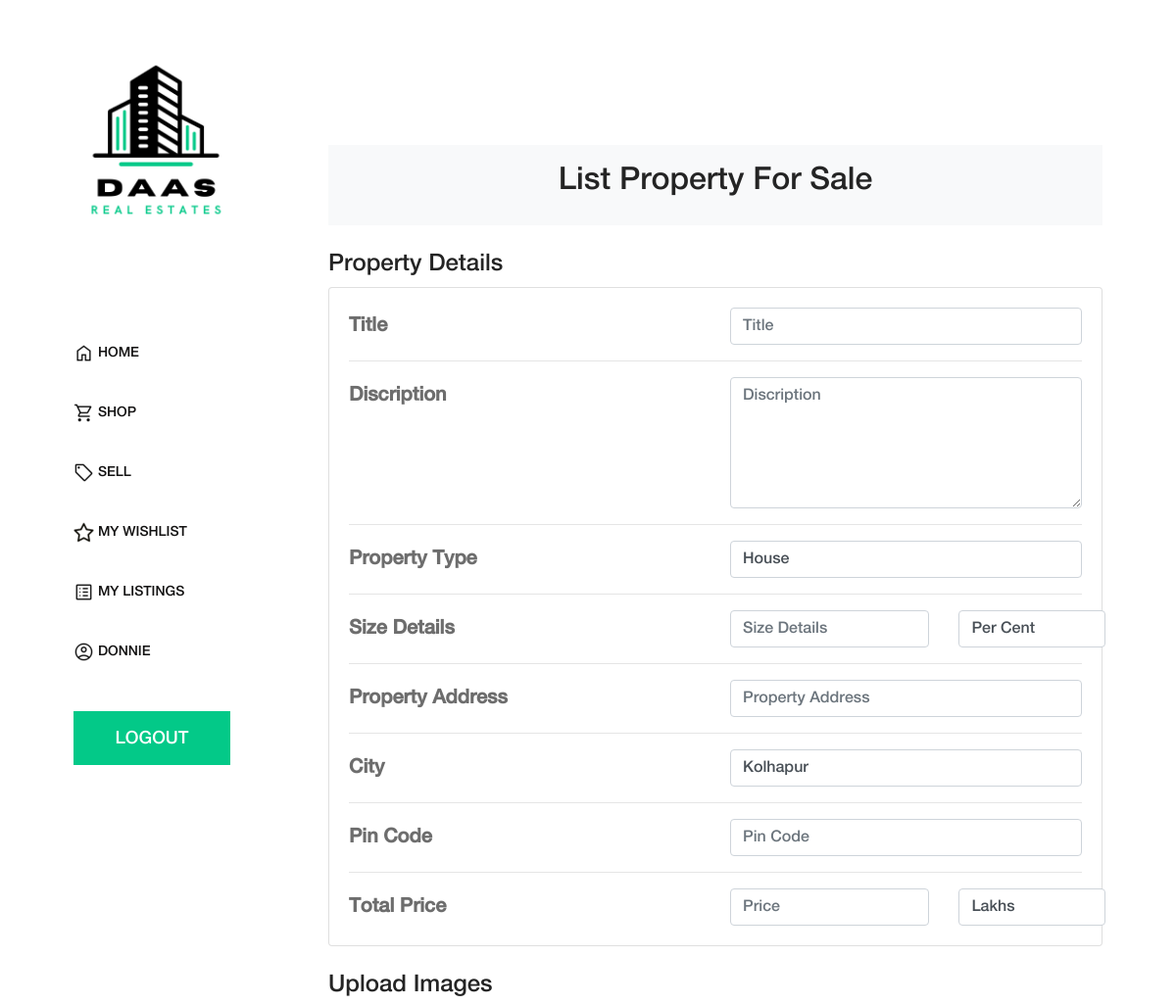
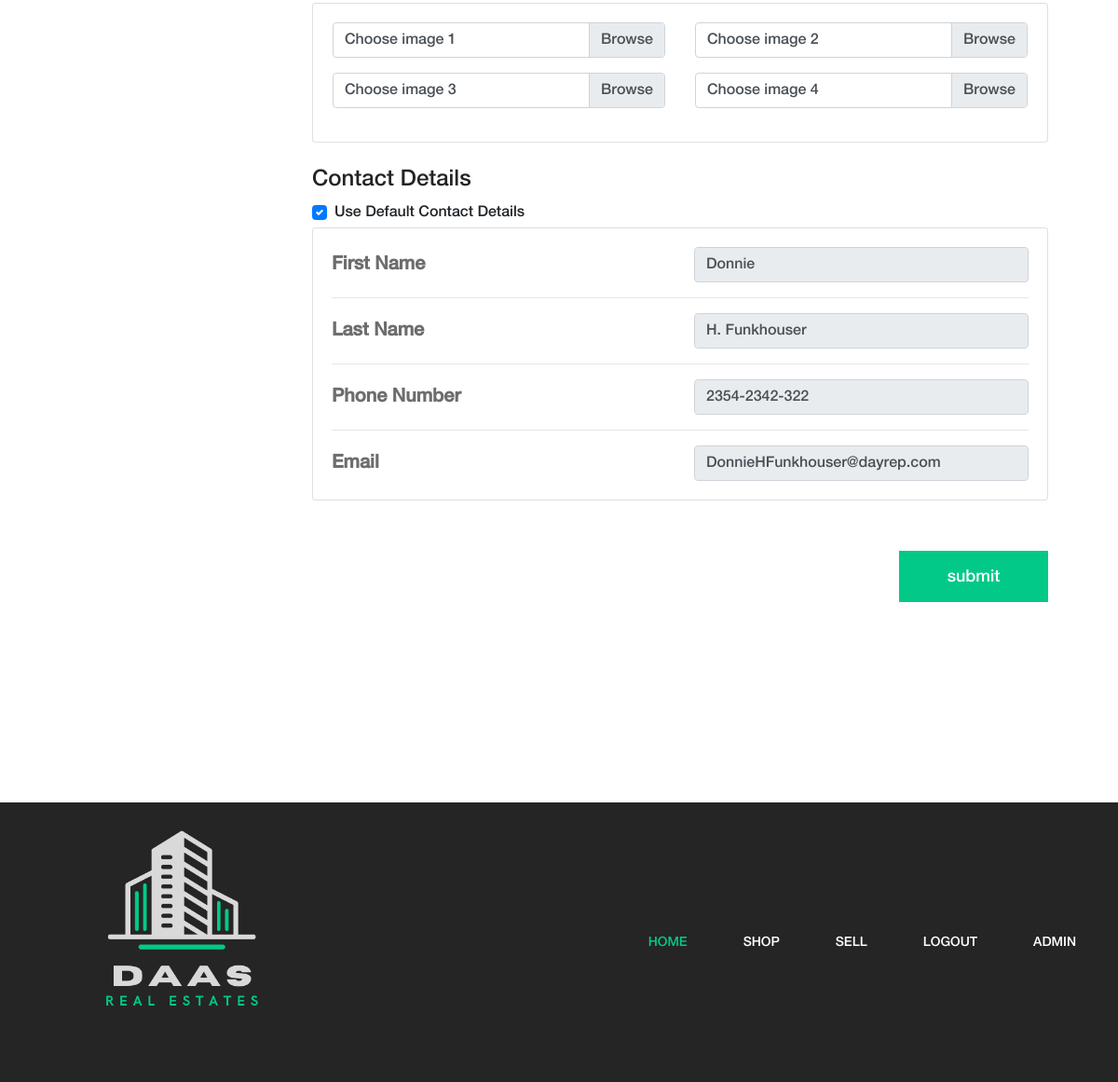
Page /sell.php (signed in) on the committed database (2 pictures, top to bottom).
### tables this page shows
CREATE TABLE `users_tbl` (
  `userid` int(11) NOT NULL,
  `firstname` varchar(50) NOT NULL,
  `lastname` varchar(50) NOT NULL,
  `password` varchar(50) NOT NULL,
  `email` varchar(100) NOT NULL,
  `phoneno` varchar(100) NOT NULL,
  `address` varchar(250) NOT NULL,
  `city` int(11) NOT NULL,
  `state` int(11) NOT NULL,
  `pincode` varchar(15) NOT NULL
);

### sell.php (the view, shortened to what this page needs)
<?php include("header.php"); ?>
<?php
include("connection.php");
if (!isset($_SESSION["userid"])) {
  header("location: login.php");
} else {
  $userid = $_SESSION["userid"];
}
$title = "";
$discription = "";
$size = "";
$property_address = "";
$pin = "";
$price = "";
$email = "";
$phoneno = "";
$fname = "";
$lname = "";
$query1 = "SELECT firstname,lastname,email,phoneno FROM users_tbl WHERE userid='$userid';";
$result = mysqli_query($conn, $query1);
if ($result->num_rows > 0) {
  $row = mysqli_fetch_row($result);
  $fname = $row[0];
  $lname = $row[1];
  $email = $row[2];
  $phoneno = $row[3];
}
?>
<div class="cart-table-area section-padding-100">
  <section>
    <div class="container py-5">
      <div class="row">
        <div class="col">
          <nav aria-label="breadcrumb" class="bg-light rounded-3 p-3 mb-4">
            <h2 class="text-center">List Property For Sale</h2>
          </nav>
        </div>
      </div>
      <form action="sell.php" method="post" enctype="multipart/form-data">
        <h4>Property Details</h4>
        <div class="col-188">
          <div class="card mb-4">
            <div class="card-body">
              <div class="row">
                <div class="col-sm">
                  <p class="mb-0"><b>Title</b></p>
                </div>
                <div class="col-sm">
                  <input type="text" class="form-control" id="title" value="<?php echo $title ?>" name="title" placeholder="Title" required>
                </div>
              </div>
              <hr>
              <div class="row">
                <div class="col-sm">
                  <p class="mb-0"><b>Discription</b></p>
                </div>
                <div class="col-sm">
                  <textarea type="textbox" class="form-control" id="discription" cols="30" rows="5" name="discription" placeholder="Discription" value="<?php echo $discription ?>"></textarea>
                </div>
              </div>
              <hr>
              <div class="row">
                <div class="col-sm">
                  <p class="mb-0"><b>Property Type</b></p>
                </div>
                <div class="col-sm">
                </div>
              </div>
              <hr>
              <div class="row">
                <div class="col-sm">
                  <p class="mb-0"><b>Size Details</b></p>
                </div>
                <div class="col-sm" style="max-width: 30%;">
                  <input type="number" class="form-control" id="size" placeholder="Size Details" name="size" value="<?php echo $size ?>" required>
                </div>
                <div class="col-sm" style="max-width: 20%;">
                </div>
              </div>
              <hr>
              <div class="row">
                <div class="col-sm">
                  <p class="mb-0"><b>Property Address</b></p>
                </div>
                <div class="col-sm">
                  <input type="text" class="form-control" id="property_address" placeholder="Property Address" name="address" value="<?php echo $property_address ?>" required>
                </div>
              </div>
              <hr>
              <div class="row">
                <div class="col-sm">
                  <p class="mb-0"><b>City</b></p>
                </div>
                <div class="col-sm">
                </div>
              </div>
              <hr>
              <div class="row">
                <div class="col-sm">
                  <p class="mb-0"><b>Pin Code</b></p>
                </div>
                <div class="col-sm">
                  <input type="text" class="form-control" id="zipCode" placeholder="Pin Code" value="<?php echo $pin ?>" name="pin" required>
                </div>
              </div>
              <hr>
              <div class="row">
                <div class="col-sm">
                  <p class="mb-0"><b>Total Price</b></p>
                </div>
                <div class="col-sm" style="max-width: 30%;">
                  <input type="number" class="form-control" id="price" step="any" value="<?php echo $price ?>" placeholder="Price" name="price" required>
                </div>
                <div class="col-sm" style="max-width: 20%;">
                </div>
              </div>
            </div>
          </div>
          <h4>Upload Images</h4>
          <div class="col-188">
            <div class="card mb-4">
              <div class="card-body">
                <?php for ($j = 1; $j <= 4; $j++) { ?>
                  <div class="row mb-3">
                    <div class="col-sm custom-file mx-3">
                      <label class="custom-file-label" for="<?php echo "constomfile" . $j ?>">Choose image <?php echo $j ?></label>
                    </div>
                    <div class="col-sm custom-file mx-3">
                      <input type="file" class="custom-file-input" id="<?php echo "constomfile" . ++$j ?>" name="<?php echo "img" . $j ?>" required>
                      <label class="custom-file-label" for="<?php echo "constomfile" . $j ?>">Choose image <?php echo $j ?></label>
                    </div>
                  </div>
                <?php } ?>
              </div>
            </div>
          </div>
          <h4>Contact Details</h4>
          <div class="custom-control custom-checkbox mb-1">
            <label class="custom-control-label" for="contactcb">Use Default Contact Details</label>
          </div>
          <div class="col-188">
            <div class="card mb-4">
              <div class="card-body">
                <div class="row">
                  <div class="col-sm">
                    <p class="mb-0"><b>First Name</b></p>
                  </div>
                  <div class="col-sm">
                    <input type="text" class="form-control contactfill" id="first_name" name="fname" value="<?php echo $fname ?>" placeholder="First Name">
                  </div>
                </div>
                <hr>
                <div class="row">
                  <div class="col-sm">
                    <p class="mb-0"><b>Last Name</b></p>
                  </div>
                  <div class="col-sm">
                    <input type="text" class="form-control contactfill" id="last_name" name="lname" value="<?php echo $lname ?>" placeholder="Last Name">
                  </div>
                </div>
                <hr>
                <div class="row">
                  <div class="col-sm">
                    <p class="mb-0"><b>Phone Number</b></p>
                  </div>
                  <div class="col-sm">
                    <input type="text" class="form-control contactfill" id="phone_number" min="0" placeholder="Phone No" name="phoneno" value="<?php echo $phoneno ?>">
                  </div>
                </div>
                <hr>
                <div class="row">
                  <div class="col-sm">
                    <p class="mb-0"><b>Email</b></p>
                  </div>
                  <div class="col-sm">
                    <input type="email" class="form-control contactfill" id="email" placeholder="Email" name="email" value="<?php echo $email ?>">
                  </div>
                </div>
              </div>
            </div>
          </div>
        </div>
        <div class="amado-btn-group mt-30 mb-100 float-right">
          <input type="submit" class="btn amado-btn mb-15" name="submit" value="submit">
        </div>
      </form>
    </div>
  </section>
</div>
<?php include("footer.php"); ?>

### css/core-style.css (style rules this page uses)
* { margin: 0; padding: 0; }
body { font-family: "helveticaneuemedium"; font-size: 16px; }
h1, h2, h3, h4, h5, h6 { color: #242424; line-height: 1.3; font-weight: 400; }
p { color: #6d6d6d; font-size: 20px; line-height: 1.9; font-weight: 400; }
.mt-30 { margin-top: 30px !important; }
.mb-15 { margin-bottom: 15px !important; }
.mb-100 { margin-bottom: 100px !important; }
.section-padding-100 { padding-top: 100px; padding-bottom: 100px; }
.amado-btn { display: inline-block; min-width: 160px; height: 55px; color: #ffffff; border: none; border-radius: 0; padding: 0 7px; font-size: 18px; line-height: 56px; background-color: #03C988; font-weight: 400; }
.main-content-wrapper .cart-table-area { position: relative; z-index: 1; -webkit-box-flex: 0; -ms-flex: 0 0 calc(95% - 320px); flex: 0 0 calc(95% - 320px); width: calc(95% - 320px); max-width: calc(95% - 320px); }

### style.css (style rules this page uses)
.row { justify-content: center; }

### rows in the picture
users_tbl: fname "Donnie", lname "H. Funkhouser", phoneno "2354-2342-322", email "DonnieHFunkhouser@dayrep.com"

### other values in the picture
$_SESSION["fname"] "DONNIE"
$val "LOGOUT"
